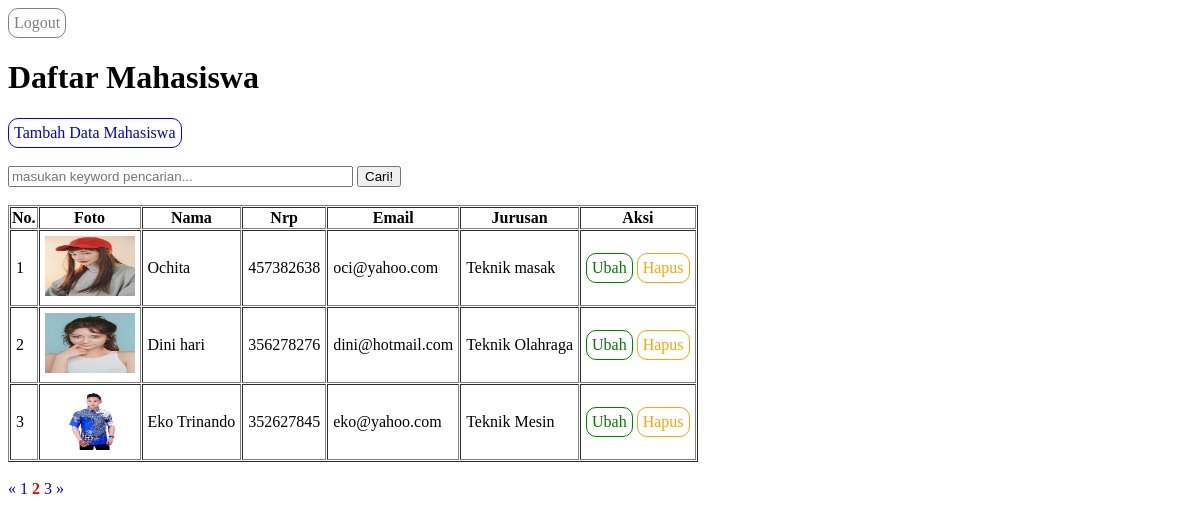
Screenshot of /pertemuan18/index.php?halaman=2 (signed in) with the database file from the repository.
### tables this page shows
CREATE TABLE `mahasiswa` (
  `id` int(11) NOT NULL,
  `nama` varchar(200) NOT NULL,
  `nrp` char(9) NOT NULL,
  `email` varchar(100) NOT NULL,
  `jurusan` varchar(100) NOT NULL,
  `gambar` varchar(100) NOT NULL
);

### pertemuan18/functions.php (called while the page is built, shortened)
<?php
$conn = mysqli_connect("localhost", "root", "", "phpdasar");
function query($tampil) {
	global $conn;
	$result = mysqli_query($conn, $tampil);
	$rows = [];
	while ( $row = mysqli_fetch_assoc($result) ) {
		$rows[] = $row;
	}
	return $rows;
}

### pertemuan18/index.php (the view, shortened to what this page needs)
<?php
$dataPerhalaman = 3;
$totalData = count(query("SELECT * FROM mahasiswa"));
$jumlahHalaman = ceil($totalData / $dataPerhalaman);
$halamanAktif = (isset($_GET['halaman'])) ? $_GET['halaman'] : 1;
$awalData = ($dataPerhalaman * $halamanAktif) - $dataPerhalaman;
$mahasiswa = query("SELECT * FROM mahasiswa LIMIT $awalData, $dataPerhalaman");
?>
<!DOCTYPE html>
<html lang="en">
<head>
</head>
<body>
	<a href="logout.php" class="logout">Logout</a>
	<br>
	<h1>Daftar Mahasiswa</h1>
	<a href="tambah.php" class="tambah">Tambah Data Mahasiswa</a>
	<br><br>
	<form action="" method="post">
		<input type="text" name="keyword" size="40" autofocus placeholder="masukan keyword pencarian..." autocomplete="off">
		<button type="submit" name="cari">Cari!</button>
	</form>
	<br>
	<table border="1" cellpading="10" cellspacing="1">
		<tr>
			<th>No.</th>
			<th>Foto</th>
			<th>Nama</th>
			<th>Nrp</th>
			<th>Email</th>
			<th>Jurusan</th>
			<th>Aksi</th>
		</tr>
		<?php $i = 1; ?>
		<?php foreach( $mahasiswa as $row ) : ?>
		<tr>
			<td><?= $i; ?></td>
			<td><img src="img/<?= $row["gambar"]; ?>" width="90" height="60"></td>
			<td><?= $row["nama"]; ?></td>
			<td><?= $row["nrp"]; ?></td>
			<td><?= $row["email"]; ?></td>
			<td><?= $row["jurusan"]; ?></td>
			<td>
				<a href="ubah.php?id=<?= $row["id"]; ?>" class="ubah">Ubah</a>
				<a href="hapus.php?id=<?= $row["id"]; ?>" onclick="return confirm('Yakin?')" class="hapus">Hapus</a>
			</td>
		</tr>
		<?php $i++; ?>
		<?php endforeach; ?>
	</table>
<br>
	<?php if($halamanAktif > 1) : ?>
		<a href="?halaman=<?= $halamanAktif - 1; ?>">&laquo;</a>
	<?php endif; ?>
<?php for($i=1; $i <= $jumlahHalaman; $i++) : ?>
	<?php if( $i == $halamanAktif ) : ?>
	<a href="?halaman=<?= $i; ?>" style="font-weight: bold; color: red;"><?= $i; ?></a>
	<?php else: ?>
	<a href="?halaman=<?= $i; ?>"><?= $i; ?></a>
	<?php endif;  ?>
<?php endfor; ?>
<?php if($halamanAktif < $jumlahHalaman) : ?>
		<a href="?halaman=<?= $halamanAktif + 1; ?>">&raquo;</a>
	<?php endif; ?>
</body>
</html>

### pertemuan18/index.php (style rules this page uses)
td { padding: 5px; }
.tambah, .ubah, .hapus, .logout { display: inline-block; text-decoration: none; border: 1px solid blue; border-radius: 10px; padding: 5px; }
.ubah { color: green; border-color: green; }
.hapus { color: orange; border-color: orange; }
.logout { color: grey; border-color: grey; }
a { text-decoration: none; }

### rows the page displays
mahasiswa: gambar (picture), nama "Ochita", nrp "457382638", email "oci@yahoo.com", jurusan "Teknik masak"
mahasiswa: gambar (picture), nama "Dini hari", nrp "356278276", email "dini@hotmail.com", jurusan "Teknik Olahraga"
mahasiswa: gambar (picture), nama "Eko Trinando", nrp "352627845", email "eko@yahoo.com", jurusan "Teknik Mesin"
